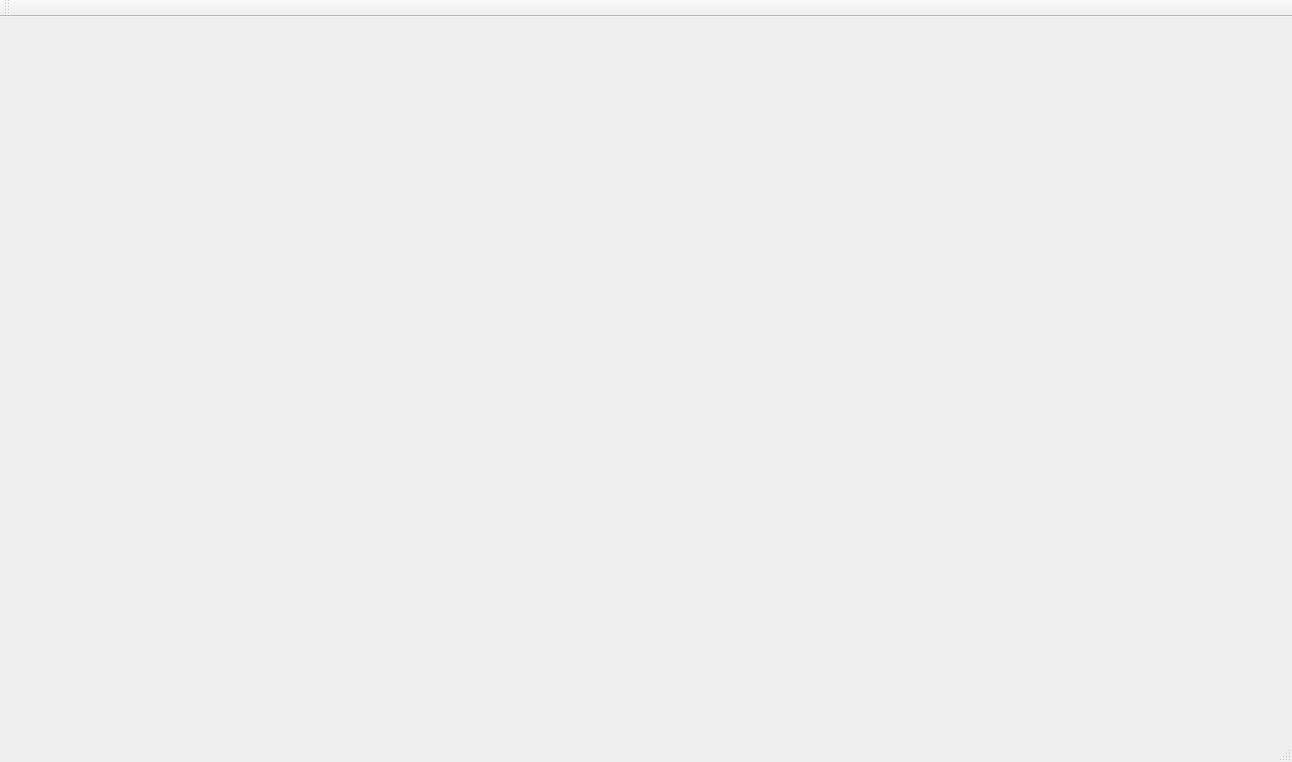
<?xml version="1.0" encoding="UTF-8"?>
<ui version="4.0">
 <class>MainWindow</class>
 <widget class="QMainWindow" name="MainWindow">
  <property name="geometry">
   <rect>
    <x>0</x>
    <y>0</y>
    <width>1292</width>
    <height>762</height>
   </rect>
  </property>
  <property name="windowTitle">
   <string>MainWindow</string>
  </property>
  <widget class="QWidget" name="centralWidget"/>
  <widget class="QToolBar" name="mainToolBar">
   <attribute name="toolBarArea">
    <enum>TopToolBarArea</enum>
   </attribute>
   <attribute name="toolBarBreak">
    <bool>false</bool>
   </attribute>
  </widget>
  <widget class="QStatusBar" name="statusBar"/>
 </widget>
 <layoutdefault spacing="6" margin="11"/>
 <resources/>
 <connections/>
</ui>
